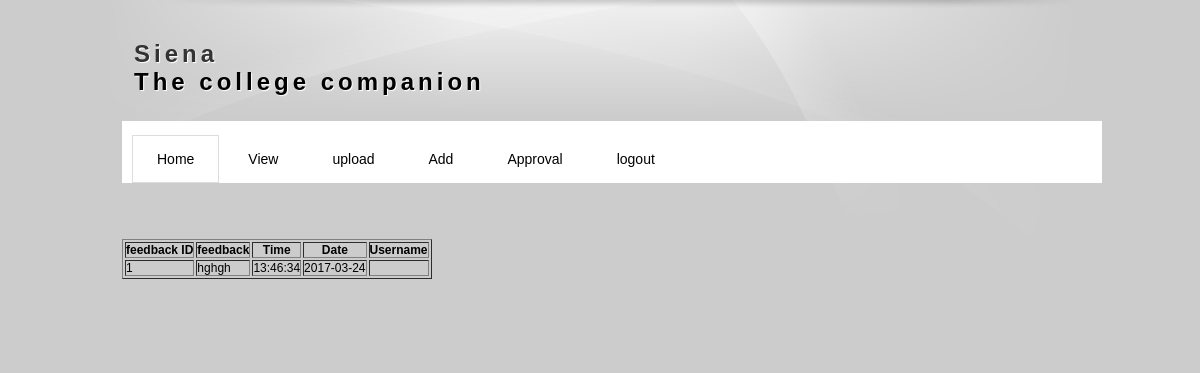
/admin/viewFeedback.php, run on the app's committed database.
### tables this page shows
CREATE TABLE `feedback` (
  `fid` int(10) NOT NULL,
  `feedback` varchar(30) NOT NULL,
  `time` varchar(20) NOT NULL,
  `date` varchar(20) NOT NULL,
  `username` varchar(20) NOT NULL,
  PRIMARY KEY  (`fid`)
);

### shares/db/mydatabase.inc (called while the page is built, shortened)
<?php
	function getDatas($sql){
		$dt = mysql_query($sql);
		$table = array();
		$rno = mysql_num_rows($dt);
		$cno = mysql_num_fields($dt);
		for($i=0;$i<$rno;$i++){
			$row = mysql_fetch_array($dt);
			for($j=0;$j<$cno;$j++){
				$table[$i][$j] = $row[$j];
			}
		}
		return $table;
	}
?>

### admin/viewFeedback.php (the view, shortened to what this page needs)
<?php include("../admin/menu.php");?>
 <?php include_once("../shares/db/mydatabase.inc"); ?>
<div id="site_content">
<br><br><br><br>
<form method="post">
	<table class="datagrid" border="1">
	<tr>
		<th>feedback ID</th>
		<th>feedback</th>
		<th>Time</th>
		<th>Date</th>
		<th>Username</th>
	</tr>
	<?php
		$sql = "select * from feedback";
		$tbl = getDatas($sql);
		for($i=0;$i<count($tbl);$i++){
			$cl = ($i%2==0)?"eve":"odd";
			echo "<tr class='$cl'>";
			for($j=0;$j<count($tbl[$i]);$j++){
				echo "<td>".$tbl[$i][$j]."</td>";
			}
?>
<?php
			echo "</tr>";
		}
	?>
	</table>
</form>
</div>
<br/><br/><br/><br/>

### tempfinal/css/main.css (style rules this page uses)
* { margin: 0; padding: 0; }
body { font: 12px Tahoma, Arial, Sans-Serif; color: #000; background: #ccc; }

### data on the page
feedback: fid "1", feedback "hghgh", time "13:46:34", date "2017-03-24"
